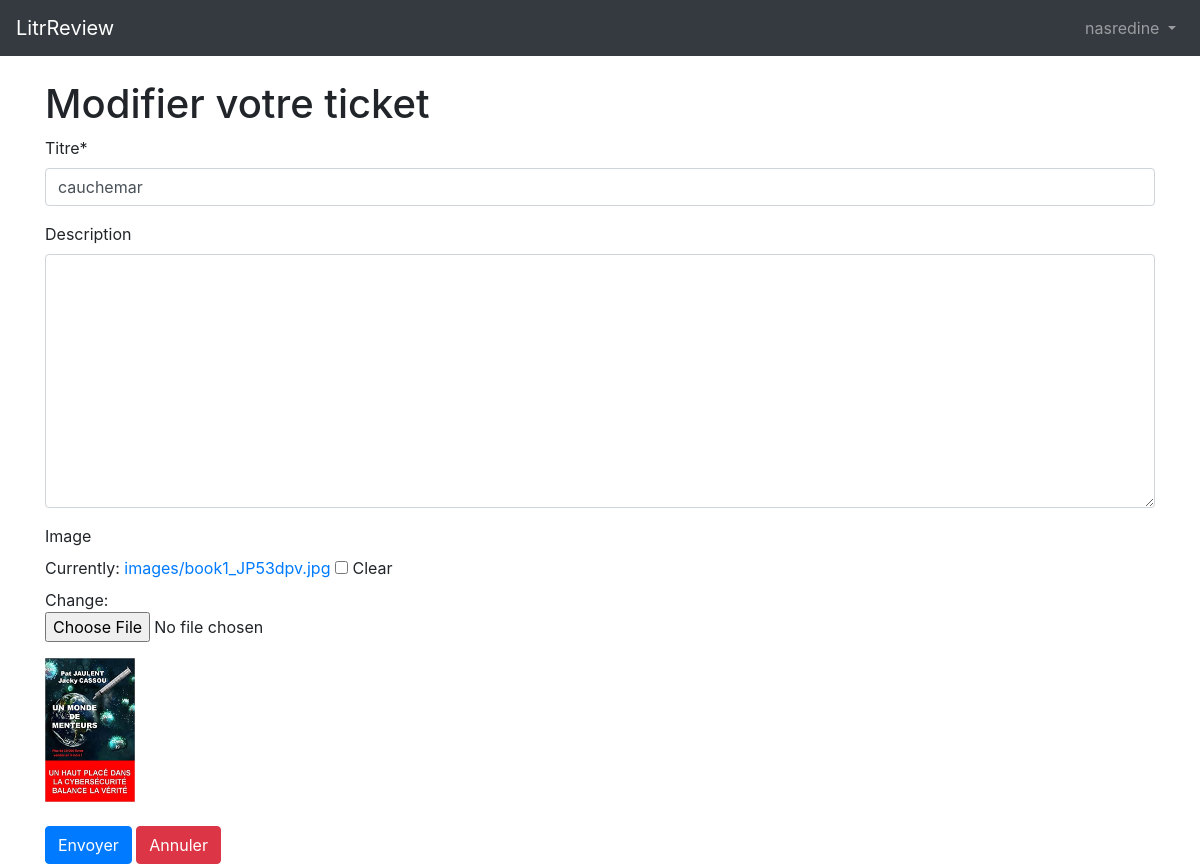
Screenshot of /tickets/35/edit/ (signed in) with the database file from the repository.
### users/models.py (models this page shows)
class CustomUser(AbstractUser):
    age = models.PositiveIntegerField(null=True, blank=True)

### tickets/models.py (models this page shows, shortened)
class Ticket(models.Model):
    title = models.CharField(verbose_name="Titre", max_length=128)
    description = models.TextField(max_length=2048, blank=True)
    time_created = models.DateTimeField(auto_now_add=True)
    image = models.ImageField(upload_to='images/', null=True, blank=True)
    user = models.ForeignKey(
        get_user_model(),
        on_delete=models.CASCADE, )

### tickets/views.py (the view)
# urls.py: path('<int:pk>/edit/', TicketUpdateView.as_view(), name='ticket_edit'),
class TicketUpdateView(LoginRequiredMixin, UpdateView):
    model = Ticket
    fields = ('title', 'description', 'image',)
    template_name = "ticket_edit.html"
    success_url = reverse_lazy('ticket_current_user_list')
    login_url = 'login'
    def dispatch(self, request, *args, **kwargs):
        obj = self.get_object()
        if obj.user != self.request.user:
            raise PermissionDenied
        return super().dispatch(request, *args, **kwargs)

### templates/ticket_edit.html (shortened to what this page needs)
{% extends 'base.html' %}
{% load crispy_forms_tags %}
{% block content %}
<h1>Modifier votre ticket</h1>
<form method="post" enctype="multipart/form-data">
    {{ form|crispy }}
    <div>
        {% if ticket.image %}
        <img src="{{ ticket.image.url }}" alt="no image" width="90" height="144">
        {% endif %}
    </div>
    <br>
    <button class="btn btn-primary" type="submit">Envoyer</button>
    <a class="btn btn-danger" href="{% url 'ticket_current_user_list' %}" role="button">Annuler</a>
</form>
{% endblock content %}

### templates/base.html (shortened to what this page needs)
<!DOCTYPE html>
<html>
<head>
    <link rel="stylesheet" href="https://stackpath.bootstrapcdn.com/bootstrap/4.1.3/css/bootstrap.min.css"
>
</head>
<body>
    <nav class="navbar navbar-expand-md navbar-dark bg-dark mb-4">
        <a class="navbar-brand" href="{% url 'home' %}">LitrReview</a>
        <div class="collapse navbar-collapse" id="navbarCollapse">
            {% if user.is_authenticated %}
            <ul class="navbar-nav ml-auto">
                <li class="nav-item">
                    <a href="#" class="nav-link dropdown-toggle drop" id="userMenu" data-toggle="dropdown"
                        aria-haspopup="true" aria-expanded="false">
                        {{ user.username }}
                    </a>
                </li>
            </ul>
            {% else %}
            <form class="form-inline ml-auto">
                <a href="{% url 'login' %}" class="btn btn-outline-secondary">Connexion</a>
                <a href="{% url 'signup' %}" class="btn btn-primary ml-2">S'inscrire</a>
            </form>
            {% endif %}
        </div>
    </nav>
    <div class="container">
        {% block content %}
        {% endblock content %}
    </div>
</body>
</html>

### rows the page displays
CustomUser: username "nasredine"
Ticket: title "cauchemar", image (picture)
